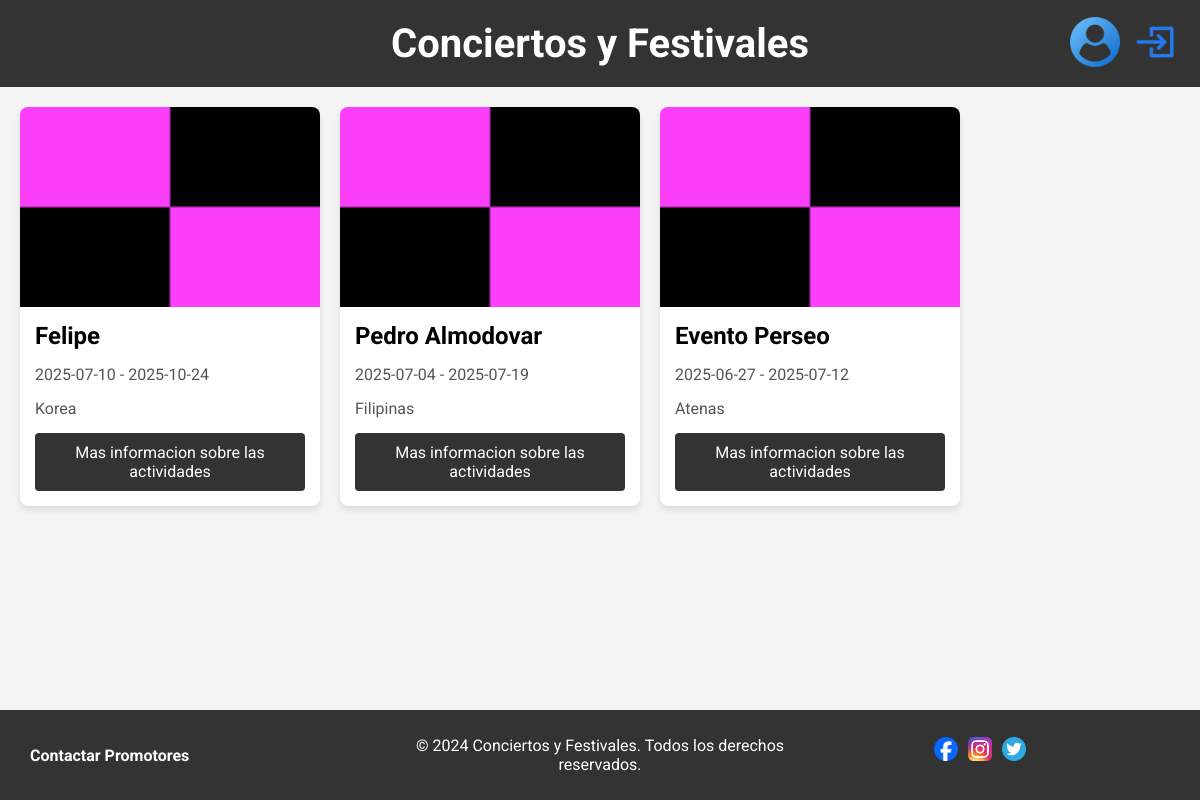
Page /Index.php (signed in) on the committed database.
### tables this page shows
CREATE TABLE `eventos` (
  `id` int(11) NOT NULL,
  `nombre` varchar(45) NOT NULL,
  `descripcion` varchar(45) DEFAULT NULL,
  `idTipoEvento` int(11) NOT NULL,
  `plazas` smallint(15) NOT NULL,
  `precio` float DEFAULT NULL,
  `lugar` varchar(45) DEFAULT NULL,
  `fInicio` date DEFAULT NULL,
  `fFinal` date DEFAULT NULL,
  `usuarios_id` int(11) NOT NULL,
  `imagen` varchar(45) NOT NULL
);

### Datos/Database.php (called while the page is built, shortened)
<?php
class Database {
    private static $instance = null;
    private function __construct() {
        $host = 'localhost';
        $db   = 'ConFest';
        $user = 'root';
        $pass = '';
        $charset = 'utf8';
        $dsn = "mysql:host=$host;dbname=$db;charset=$charset";
        $options = [
            PDO::ATTR_ERRMODE            => PDO::ERRMODE_EXCEPTION,
            PDO::ATTR_DEFAULT_FETCH_MODE => PDO::FETCH_ASSOC,
            PDO::ATTR_EMULATE_PREPARES   => false,
        ];
        try {
            $this->pdo = new PDO($dsn, $user, $pass, $options);
        } catch (\PDOException $e) {
            throw new \PDOException($e->getMessage(), (int)$e->getCode());
        }
    }
    public static function getInstance() {
        if (self::$instance === null) {
            self::$instance = new Database();
        }
        return self::$instance->pdo;
    }
}

### controllers/EventController.php (called while the page is built, shortened)
<?php
require_once __DIR__ . '/../Datos/Database.php';
require_once __DIR__ . '/../models/Event.php';
class EventController {
    private $pdo;
    public function __construct() {
        $this->pdo = Database::getInstance();
    }
    public function getAll() {
        $stmt = $this->pdo->query("SELECT * FROM eventos");
        $result = [];
        while ($row = $stmt->fetch()) {
            $result[] = new Event($row);
        }
        return $result;
    }
}

### models/Event.php (called while the page is built, shortened)
<?php
class Event {
    public function __construct($data) {
        $this->nombre = $data['nombre'] ?? '';
        $this->lugar = $data['lugar'] ?? '';
        $this->fInicio = $data['fInicio'] ?? '';
        $this->fFinal = $data['fFinal'] ?? '';
        $this->imagen = $data['imagen'] ?? '';
    }
}
?>

### views/indexUser.php (the view, shortened to what this page needs)
<?php
require_once __DIR__ . '/../controllers/EventController.php';
$eventController = new EventController();
$eventos = $eventController->getAll();
?>
<!DOCTYPE html>
<html lang="es">
<head>
    <link href="estilo-index.css?v=<?= time() ?>" rel="stylesheet">
</head>
<body>
    <header>
        <h1>Conciertos y Festivales</h1>
        <div class="iconHeader">
            <a href="views/editUser.php" class="iconEdit">
                <img src="Imagenes/person.png" alt="edit">
            </a>
            <a href="views/logIn.php" class="iconLogIn">
                <img src="Imagenes/Login.png" alt="login">
            </a>
        </div>
    </header>
    <section class="events">
        <?php if ($eventos && count($eventos) > 0): ?>
            <?php foreach ($eventos as $evento): ?>
                <div class="cardEvent">
                    <img src="Imagenes/<?= htmlspecialchars($evento->imagen ?? 'missing.png') ?>" alt="<?= htmlspecialchars($evento->nombre) ?>">
                    <h3><?= htmlspecialchars($evento->nombre) ?></h3>
                    <p>
                        <?= htmlspecialchars($evento->fInicio) ?>
                        <?php if (!empty($evento->fFinal)): ?>
                            - <?= htmlspecialchars($evento->fFinal) ?>
                        <?php endif; ?>
                    </p>
                    <p><?= htmlspecialchars($evento->lugar) ?></p>
                    <a href="indexActivity.php?evento=<?= urlencode($evento->nombre) ?>">Mas informacion sobre las actividades</a>
                </div>
            <?php endforeach; ?>
        <?php else: ?>
            <p>No hay eventos disponibles.</p>
        <?php endif; ?>
    </section>
    <footer>
        <div id="left">
            <a href="connectionUserPromoter.php" class="footer-link">Contactar Promotores</a>
        </div>
        <div id="center">
            <p>&copy; 2024 Conciertos y Festivales. Todos los derechos reservados.</p>
        </div>
        <div id="right">
            <div class="redesSociales">
                <a href="#"><img src="Imagenes/facebook.png" alt="Facebook" id="facebook"></a>
                <a href="#"><img src="Imagenes/instagram.png" alt="Instagram" id="instagram"></a>
                <a href="#"><img src="Imagenes/twitter.png" alt="Twitter" id="x"></a>
            </div>
        </div>
    </footer>
</body>
</html>

### estilo-index.css (style rules this page uses)
html, body { font-family: 'Roboto', sans-serif; height: 100%; margin: 0; padding: 0; background-color: #f4f4f4; }
body { min-height: 100vh; display: flex; flex-direction: column; }
header h1 { margin: 0; font-size: 2.5rem; }
header { position: relative; background-color: #333; color: #fff; padding: 20px 0; text-align: center; }
.iconHeader { position: absolute; top: 50%; right: 20px; display: flex; align-items: center; transform: translateY(-50%); gap: 10px; }
.iconHeader .iconEdit img, .iconHeader .iconLogIn img { object-fit: contain; cursor: pointer; display: inline-block; }
.iconEdit { order: 0; }
.iconLogIn { order: 1; }
.iconEdit img { width: 50px; height: 50px; cursor: pointer; }
.iconLogIn img { width: 50px; height: 50px; cursor: pointer; }
.events { display: grid; grid-template-columns: repeat(4, minmax(300px, 1fr)); gap: 20px; padding: 20px; align-items: stretch; }
.cardEvent { background: #fff; border-radius: 8px; box-shadow: 0 4px 6px rgba(0, 0, 0, 0.1); overflow: hidden; display: flex; flex-direction: column; height: 100%; }
.cardEvent img { width: 100%; height: 200px; object-fit: cover; }
.cardEvent h3 { margin: 15px; font-size: 1.5rem; }
.cardEvent p { margin: 0 15px 15px; color: #555; }
.cardEvent a { display: block; text-align: center; background: #333; color: #fff; text-decoration: none; padding: 10px; margin: 15px; border-radius: 4px; margin-top: auto; }
footer { background-color: #333; color: #fff; padding: 10px 0; margin-top: 20px; display: flex; justify-content: space-between; align-items: center; text-align: center; margin-top: auto; }
footer div { flex: 1; display: flex; align-items: center; justify-content: center; }
footer #left { justify-content: flex-start; padding-left: 30px; }
footer #center { justify-content: center; }
footer #right { justify-content: flex-end; padding-right: 30px; }
footer #left a { color: #fff; text-decoration: none; font-weight: bold; }
.redesSociales a { margin-left: 10px; margin-right: 0; }
.redesSociales a:first-child { margin-left: 0; }
#facebook, #instagram, #x { width: 24px; height: 24px; margin-bottom: 8px; }

### rows in the picture
eventos: imagen (picture), nombre "Felipe", fInicio "2025-07-10", fFinal "2025-10-24", lugar "Korea"
eventos: imagen (picture), nombre "Pedro Almodovar", fInicio "2025-07-04", fFinal "2025-07-19", lugar "Filipinas"
eventos: imagen (picture), nombre "Evento Perseo", fInicio "2025-06-27", fFinal "2025-07-12", lugar "Atenas"
